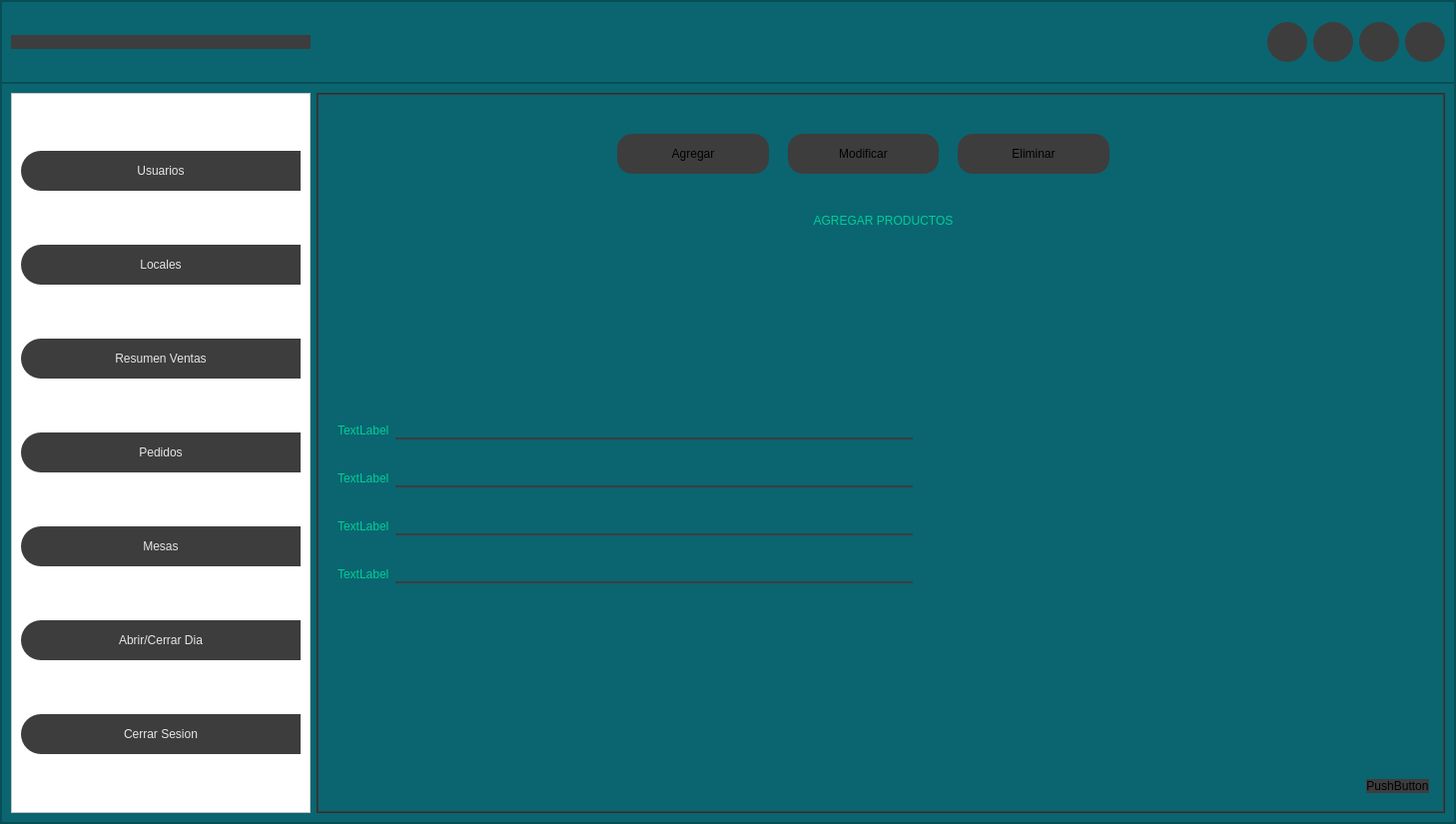
<?xml version="1.0" encoding="UTF-8"?>
<ui version="4.0">
 <class>MainWindow</class>
 <widget class="QMainWindow" name="MainWindow">
  <property name="geometry">
   <rect>
    <x>0</x>
    <y>0</y>
    <width>1458</width>
    <height>825</height>
   </rect>
  </property>
  <property name="windowTitle">
   <string>MainWindow</string>
  </property>
  <widget class="QWidget" name="centralwidget">
   <layout class="QVBoxLayout" name="verticalLayout">
    <property name="spacing">
     <number>0</number>
    </property>
    <property name="leftMargin">
     <number>0</number>
    </property>
    <property name="topMargin">
     <number>0</number>
    </property>
    <property name="rightMargin">
     <number>0</number>
    </property>
    <property name="bottomMargin">
     <number>0</number>
    </property>
    <item>
     <widget class="QFrame" name="frame">
      <property name="styleSheet">
       <string notr="true">background-color: rgb(10, 101, 112);</string>
      </property>
      <property name="frameShape">
       <enum>QFrame::StyledPanel</enum>
      </property>
      <property name="frameShadow">
       <enum>QFrame::Raised</enum>
      </property>
      <layout class="QVBoxLayout" name="verticalLayout_2" stretch="1,9">
       <property name="spacing">
        <number>0</number>
       </property>
       <property name="leftMargin">
        <number>0</number>
       </property>
       <property name="topMargin">
        <number>0</number>
       </property>
       <property name="rightMargin">
        <number>0</number>
       </property>
       <property name="bottomMargin">
        <number>0</number>
       </property>
       <item>
        <widget class="QFrame" name="frame_superior">
         <property name="minimumSize">
          <size>
           <width>0</width>
           <height>42</height>
          </size>
         </property>
         <property name="styleSheet">
          <string notr="true">QFrame{
background-color: rgb(10, 101, 112);
}

QPushButton{
background-color: #000000ff;
border-radius: 20px;
}

QPushButton{
background-color: rgb(61,61,61);
border-radius: 20px;
}

</string>
         </property>
         <property name="frameShape">
          <enum>QFrame::StyledPanel</enum>
         </property>
         <property name="frameShadow">
          <enum>QFrame::Raised</enum>
         </property>
         <layout class="QHBoxLayout" name="horizontalLayout">
          <item>
           <widget class="QPushButton" name="Boton_menu">
            <property name="minimumSize">
             <size>
              <width>300</width>
              <height>0</height>
             </size>
            </property>
            <property name="text">
             <string/>
            </property>
            <property name="icon">
             <iconset>
              <normaloff>../Imagenes/menu (1).png</normaloff>../Imagenes/menu (1).png</iconset>
            </property>
            <property name="iconSize">
             <size>
              <width>30</width>
              <height>30</height>
             </size>
            </property>
           </widget>
          </item>
          <item>
           <spacer name="horizontalSpacer">
            <property name="orientation">
             <enum>Qt::Horizontal</enum>
            </property>
            <property name="sizeHint" stdset="0">
             <size>
              <width>943</width>
              <height>20</height>
             </size>
            </property>
           </spacer>
          </item>
          <item>
           <widget class="QPushButton" name="Boton_minimizar">
            <property name="minimumSize">
             <size>
              <width>40</width>
              <height>40</height>
             </size>
            </property>
            <property name="text">
             <string/>
            </property>
            <property name="icon">
             <iconset>
              <normaloff>../Imagenes/minimizar-signo.png</normaloff>../Imagenes/minimizar-signo.png</iconset>
            </property>
            <property name="iconSize">
             <size>
              <width>30</width>
              <height>30</height>
             </size>
            </property>
           </widget>
          </item>
          <item>
           <widget class="QPushButton" name="Boton_restaurar">
            <property name="minimumSize">
             <size>
              <width>40</width>
              <height>40</height>
             </size>
            </property>
            <property name="text">
             <string/>
            </property>
            <property name="icon">
             <iconset>
              <normaloff>../Imagenes/minimizar.png</normaloff>../Imagenes/minimizar.png</iconset>
            </property>
            <property name="iconSize">
             <size>
              <width>30</width>
              <height>30</height>
             </size>
            </property>
           </widget>
          </item>
          <item>
           <widget class="QPushButton" name="Boton_maximizar">
            <property name="minimumSize">
             <size>
              <width>40</width>
              <height>40</height>
             </size>
            </property>
            <property name="text">
             <string/>
            </property>
            <property name="icon">
             <iconset>
              <normaloff>../Imagenes/maximizar.png</normaloff>../Imagenes/maximizar.png</iconset>
            </property>
            <property name="iconSize">
             <size>
              <width>30</width>
              <height>30</height>
             </size>
            </property>
           </widget>
          </item>
          <item>
           <widget class="QPushButton" name="Boton_cerrar">
            <property name="minimumSize">
             <size>
              <width>40</width>
              <height>40</height>
             </size>
            </property>
            <property name="text">
             <string/>
            </property>
            <property name="icon">
             <iconset>
              <normaloff>../Imagenes/cerrar.png</normaloff>../Imagenes/cerrar.png</iconset>
            </property>
            <property name="iconSize">
             <size>
              <width>30</width>
              <height>30</height>
             </size>
            </property>
           </widget>
          </item>
         </layout>
        </widget>
       </item>
       <item>
        <widget class="QFrame" name="frame_inferior">
         <property name="frameShape">
          <enum>QFrame::StyledPanel</enum>
         </property>
         <property name="frameShadow">
          <enum>QFrame::Raised</enum>
         </property>
         <layout class="QHBoxLayout" name="horizontalLayout_2">
          <item>
           <widget class="QFrame" name="frame_control">
            <property name="minimumSize">
             <size>
              <width>300</width>
              <height>0</height>
             </size>
            </property>
            <property name="maximumSize">
             <size>
              <width>0</width>
              <height>16777215</height>
             </size>
            </property>
            <property name="styleSheet">
             <string notr="true">QFrame{
	background-color: rgb(255, 255, 255);
}

QPushButton{
	background-color: rgb(61, 61, 61);
	border-top-left-radius: 20px;
	border-bottom-left-radius: 20px;
	color: rgb(230,230,230);
	font: 75 15pt &quot;Yu Gothic UI Semibold&quot;;
}

QpushButtom: hover{
	background-color: black;
	border-top-left-radius: 20px;
	border-bottom-left-radius: 20px;
	color: rgb(255,255,255);
	font: 75 15pt &quot;Yu Gothic UI Semibold&quot;;
}

</string>
            </property>
            <property name="frameShape">
             <enum>QFrame::StyledPanel</enum>
            </property>
            <property name="frameShadow">
             <enum>QFrame::Raised</enum>
            </property>
            <layout class="QVBoxLayout" name="verticalLayout_3">
             <item>
              <widget class="QPushButton" name="Boton_usuarios">
               <property name="minimumSize">
                <size>
                 <width>0</width>
                 <height>40</height>
                </size>
               </property>
               <property name="styleSheet">
                <string notr="true"/>
               </property>
               <property name="text">
                <string>Usuarios</string>
               </property>
              </widget>
             </item>
             <item>
              <widget class="QPushButton" name="Boton_locales">
               <property name="minimumSize">
                <size>
                 <width>0</width>
                 <height>40</height>
                </size>
               </property>
               <property name="styleSheet">
                <string notr="true"/>
               </property>
               <property name="text">
                <string>Locales</string>
               </property>
              </widget>
             </item>
             <item>
              <widget class="QPushButton" name="Boton_resumenVentas">
               <property name="minimumSize">
                <size>
                 <width>0</width>
                 <height>40</height>
                </size>
               </property>
               <property name="styleSheet">
                <string notr="true"/>
               </property>
               <property name="text">
                <string>Resumen Ventas</string>
               </property>
              </widget>
             </item>
             <item>
              <widget class="QPushButton" name="Boton_pedidos">
               <property name="minimumSize">
                <size>
                 <width>0</width>
                 <height>40</height>
                </size>
               </property>
               <property name="styleSheet">
                <string notr="true"/>
               </property>
               <property name="text">
                <string>Pedidos</string>
               </property>
              </widget>
             </item>
             <item>
              <widget class="QPushButton" name="Boton_mesas">
               <property name="minimumSize">
                <size>
                 <width>0</width>
                 <height>40</height>
                </size>
               </property>
               <property name="styleSheet">
                <string notr="true"/>
               </property>
               <property name="text">
                <string>Mesas</string>
               </property>
              </widget>
             </item>
             <item>
              <widget class="QPushButton" name="Boton_cerrarAbrirDia">
               <property name="minimumSize">
                <size>
                 <width>0</width>
                 <height>40</height>
                </size>
               </property>
               <property name="styleSheet">
                <string notr="true"/>
               </property>
               <property name="text">
                <string>Abrir/Cerrar Dia</string>
               </property>
              </widget>
             </item>
             <item>
              <widget class="QPushButton" name="Boton_cerrarSesion">
               <property name="minimumSize">
                <size>
                 <width>0</width>
                 <height>40</height>
                </size>
               </property>
               <property name="styleSheet">
                <string notr="true"/>
               </property>
               <property name="text">
                <string>Cerrar Sesion</string>
               </property>
              </widget>
             </item>
            </layout>
           </widget>
          </item>
          <item>
           <widget class="QFrame" name="frame_contenido">
            <property name="styleSheet">
             <string notr="true">QFrame{
background-color: rgb(61,61,61);
}

QLabel{
font: 75 15pt &quot;Yu Gothic UI Semibold&quot;;
background-color: #000000ff;
color:rgb(0,206,151);
border:0px solid#14C8DC;
}

QLineEdit{
border:0px;
color: rgb(0,0,0);
border-bottom:2px solid rgb(61,61,61);
font: 75 15pt &quot;Yu Gothic UI Semibold&quot;;
}

QPushButton{
background-color: rgb(61,61,61);
border-radius: 15px;
color:  rgb(0,0,0);
font: 75 15pt &quot;Yu Gothic UI Semibold&quot;;

}
QPushButton:hover{
background-color: rgb(0, 206, 151);
border-radius: 15px;
color:  rgb(230,230,230);
font: 75 15pt &quot;Yu Gothic UI Semibold&quot;;
}

QTableWidget{
background-color: rgb(130,130,130);
color:  rgb(230,230,230);
grindline-color: rgb(0, 206, 151);
font-size: 12pt;
color: #000000;
}

QHeaderView::section{
background-color: rgb(0, 206, 151);
border:1px solid rgb(0,0,0);
font-size: 12pt;
}

QTableWindget QTableCornerButtom::section{
background-color: rgb(130,130,130);
color:  rgb(0, 206, 151);
}
</string>
            </property>
            <property name="frameShape">
             <enum>QFrame::StyledPanel</enum>
            </property>
            <property name="frameShadow">
             <enum>QFrame::Raised</enum>
            </property>
            <layout class="QVBoxLayout" name="verticalLayout_4" stretch="0">
             <property name="spacing">
              <number>1</number>
             </property>
             <property name="leftMargin">
              <number>1</number>
             </property>
             <property name="topMargin">
              <number>1</number>
             </property>
             <property name="rightMargin">
              <number>1</number>
             </property>
             <property name="bottomMargin">
              <number>1</number>
             </property>
             <item>
              <widget class="QStackedWidget" name="stacked_Menu">
               <property name="currentIndex">
                <number>0</number>
               </property>
               <widget class="QWidget" name="pagina_usuarios">
                <widget class="QStackedWidget" name="stacked_PaginaUuario">
                 <property name="geometry">
                  <rect>
                   <x>10</x>
                   <y>110</y>
                   <width>1111</width>
                   <height>601</height>
                  </rect>
                 </property>
                 <property name="currentIndex">
                  <number>0</number>
                 </property>
                 <widget class="QWidget" name="Pagina_AgregarUsuario">
                  <layout class="QVBoxLayout" name="verticalLayout_8">
                   <item>
                    <widget class="QLabel" name="label_5">
                     <property name="text">
                      <string>AGREGAR PRODUCTOS</string>
                     </property>
                     <property name="alignment">
                      <set>Qt::AlignCenter</set>
                     </property>
                    </widget>
                   </item>
                   <item>
                    <spacer name="verticalSpacer">
                     <property name="orientation">
                      <enum>Qt::Vertical</enum>
                     </property>
                     <property name="sizeHint" stdset="0">
                      <size>
                       <width>20</width>
                       <height>40</height>
                      </size>
                     </property>
                    </spacer>
                   </item>
                   <item>
                    <layout class="QHBoxLayout" name="horizontalLayout_5">
                     <item>
                      <layout class="QVBoxLayout" name="verticalLayout_7">
                       <property name="spacing">
                        <number>30</number>
                       </property>
                       <item>
                        <widget class="QLabel" name="label_7">
                         <property name="text">
                          <string>TextLabel</string>
                         </property>
                        </widget>
                       </item>
                       <item>
                        <widget class="QLabel" name="label_2">
                         <property name="text">
                          <string>TextLabel</string>
                         </property>
                        </widget>
                       </item>
                       <item>
                        <widget class="QLabel" name="label_3">
                         <property name="text">
                          <string>TextLabel</string>
                         </property>
                        </widget>
                       </item>
                       <item>
                        <widget class="QLabel" name="label_4">
                         <property name="text">
                          <string>TextLabel</string>
                         </property>
                        </widget>
                       </item>
                      </layout>
                     </item>
                     <item>
                      <layout class="QVBoxLayout" name="verticalLayout_6">
                       <property name="spacing">
                        <number>30</number>
                       </property>
                       <item>
                        <widget class="QLineEdit" name="lineEdit_4"/>
                       </item>
                       <item>
                        <widget class="QLineEdit" name="lineEdit"/>
                       </item>
                       <item>
                        <widget class="QLineEdit" name="lineEdit_2"/>
                       </item>
                       <item>
                        <widget class="QLineEdit" name="lineEdit_3"/>
                       </item>
                      </layout>
                     </item>
                     <item>
                      <spacer name="horizontalSpacer_4">
                       <property name="orientation">
                        <enum>Qt::Horizontal</enum>
                       </property>
                       <property name="sizeHint" stdset="0">
                        <size>
                         <width>40</width>
                         <height>20</height>
                        </size>
                       </property>
                      </spacer>
                     </item>
                    </layout>
                   </item>
                   <item>
                    <spacer name="verticalSpacer_2">
                     <property name="orientation">
                      <enum>Qt::Vertical</enum>
                     </property>
                     <property name="sizeHint" stdset="0">
                      <size>
                       <width>20</width>
                       <height>40</height>
                      </size>
                     </property>
                    </spacer>
                   </item>
                   <item>
                    <layout class="QHBoxLayout" name="horizontalLayout_6">
                     <item>
                      <widget class="QLabel" name="label_6">
                       <property name="minimumSize">
                        <size>
                         <width>200</width>
                         <height>0</height>
                        </size>
                       </property>
                       <property name="text">
                        <string/>
                       </property>
                       <property name="alignment">
                        <set>Qt::AlignCenter</set>
                       </property>
                      </widget>
                     </item>
                     <item>
                      <spacer name="horizontalSpacer_3">
                       <property name="orientation">
                        <enum>Qt::Horizontal</enum>
                       </property>
                       <property name="sizeHint" stdset="0">
                        <size>
                         <width>40</width>
                         <height>20</height>
                        </size>
                       </property>
                      </spacer>
                     </item>
                     <item>
                      <widget class="QPushButton" name="pushButton">
                       <property name="text">
                        <string>PushButton</string>
                       </property>
                      </widget>
                     </item>
                    </layout>
                   </item>
                  </layout>
                 </widget>
                 <widget class="QWidget" name="Pagina_EliminarUsuario">
                  <layout class="QVBoxLayout" name="verticalLayout_12">
                   <item>
                    <widget class="QLabel" name="label_16">
                     <property name="text">
                      <string>ELIMINAR USUARIO</string>
                     </property>
                     <property name="alignment">
                      <set>Qt::AlignCenter</set>
                     </property>
                    </widget>
                   </item>
                   <item>
                    <layout class="QHBoxLayout" name="horizontalLayout_10">
                     <item>
                      <widget class="QLabel" name="label_17">
                       <property name="text">
                        <string>NOMBRE</string>
                       </property>
                      </widget>
                     </item>
                     <item>
                      <widget class="QLineEdit" name="lineEdit_11"/>
                     </item>
                     <item>
                      <widget class="QPushButton" name="pushButton_4">
                       <property name="minimumSize">
                        <size>
                         <width>0</width>
                         <height>30</height>
                        </size>
                       </property>
                       <property name="text">
                        <string>BUSCAR</string>
                       </property>
                      </widget>
                     </item>
                    </layout>
                   </item>
                   <item>
                    <widget class="QTableWidget" name="tableWidget">
                     <column>
                      <property name="text">
                       <string>Nombre</string>
                      </property>
                     </column>
                     <column>
                      <property name="text">
                       <string>Producto</string>
                      </property>
                     </column>
                     <column>
                      <property name="text">
                       <string>Contrasena</string>
                      </property>
                     </column>
                     <column>
                      <property name="text">
                       <string/>
                      </property>
                     </column>
                    </widget>
                   </item>
                   <item>
                    <layout class="QHBoxLayout" name="horizontalLayout_11">
                     <item>
                      <widget class="QLabel" name="label_18">
                       <property name="minimumSize">
                        <size>
                         <width>200</width>
                         <height>30</height>
                        </size>
                       </property>
                       <property name="text">
                        <string>TextLabel</string>
                       </property>
                      </widget>
                     </item>
                     <item>
                      <spacer name="horizontalSpacer_7">
                       <property name="orientation">
                        <enum>Qt::Horizontal</enum>
                       </property>
                       <property name="sizeHint" stdset="0">
                        <size>
                         <width>40</width>
                         <height>20</height>
                        </size>
                       </property>
                      </spacer>
                     </item>
                     <item>
                      <widget class="QPushButton" name="pushButton_5">
                       <property name="minimumSize">
                        <size>
                         <width>120</width>
                         <height>30</height>
                        </size>
                       </property>
                       <property name="text">
                        <string>ELIMINAR</string>
                       </property>
                      </widget>
                     </item>
                    </layout>
                   </item>
                  </layout>
                 </widget>
                 <widget class="QWidget" name="Pagina_ModificarUsuario">
                  <layout class="QVBoxLayout" name="verticalLayout_11">
                   <item>
                    <widget class="QLabel" name="label_15">
                     <property name="text">
                      <string>MODIFICAR USUARIO</string>
                     </property>
                     <property name="alignment">
                      <set>Qt::AlignCenter</set>
                     </property>
                    </widget>
                   </item>
                   <item>
                    <layout class="QHBoxLayout" name="horizontalLayout_9">
                     <item>
                      <widget class="QLabel" name="label_8">
                       <property name="text">
                        <string>TextLabel</string>
                       </property>
                      </widget>
                     </item>
                     <item>
                      <widget class="QLineEdit" name="lineEdit_5"/>
                     </item>
                     <item>
                      <widget class="QPushButton" name="pushButton_3">
                       <property name="text">
                        <string>PushButton</string>
                       </property>
                      </widget>
                     </item>
                    </layout>
                   </item>
                   <item>
                    <spacer name="verticalSpacer_4">
                     <property name="orientation">
                      <enum>Qt::Vertical</enum>
                     </property>
                     <property name="sizeHint" stdset="0">
                      <size>
                       <width>20</width>
                       <height>40</height>
                      </size>
                     </property>
                    </spacer>
                   </item>
                   <item>
                    <layout class="QHBoxLayout" name="horizontalLayout_8">
                     <item>
                      <layout class="QVBoxLayout" name="verticalLayout_10">
                       <item>
                        <widget class="QLabel" name="label_9">
                         <property name="text">
                          <string>TextLabel</string>
                         </property>
                        </widget>
                       </item>
                       <item>
                        <widget class="QLabel" name="label_10">
                         <property name="text">
                          <string>TextLabel</string>
                         </property>
                        </widget>
                       </item>
                       <item>
                        <widget class="QLabel" name="label_11">
                         <property name="text">
                          <string>TextLabel</string>
                         </property>
                        </widget>
                       </item>
                       <item>
                        <widget class="QLabel" name="label_12">
                         <property name="text">
                          <string>TextLabel</string>
                         </property>
                        </widget>
                       </item>
                       <item>
                        <widget class="QLabel" name="label_13">
                         <property name="text">
                          <string>TextLabel</string>
                         </property>
                        </widget>
                       </item>
                      </layout>
                     </item>
                     <item>
                      <layout class="QVBoxLayout" name="verticalLayout_9">
                       <property name="spacing">
                        <number>30</number>
                       </property>
                       <item>
                        <widget class="QLineEdit" name="lineEdit_6"/>
                       </item>
                       <item>
                        <widget class="QLineEdit" name="lineEdit_7"/>
                       </item>
                       <item>
                        <widget class="QLineEdit" name="lineEdit_8"/>
                       </item>
                       <item>
                        <widget class="QLineEdit" name="lineEdit_9"/>
                       </item>
                       <item>
                        <widget class="QLineEdit" name="lineEdit_10"/>
                       </item>
                      </layout>
                     </item>
                     <item>
                      <spacer name="horizontalSpacer_6">
                       <property name="orientation">
                        <enum>Qt::Horizontal</enum>
                       </property>
                       <property name="sizeHint" stdset="0">
                        <size>
                         <width>40</width>
                         <height>20</height>
                        </size>
                       </property>
                      </spacer>
                     </item>
                    </layout>
                   </item>
                   <item>
                    <spacer name="verticalSpacer_3">
                     <property name="orientation">
                      <enum>Qt::Vertical</enum>
                     </property>
                     <property name="sizeHint" stdset="0">
                      <size>
                       <width>20</width>
                       <height>40</height>
                      </size>
                     </property>
                    </spacer>
                   </item>
                   <item>
                    <layout class="QHBoxLayout" name="horizontalLayout_7">
                     <item>
                      <widget class="QLabel" name="label_14">
                       <property name="minimumSize">
                        <size>
                         <width>0</width>
                         <height>50</height>
                        </size>
                       </property>
                       <property name="text">
                        <string/>
                       </property>
                      </widget>
                     </item>
                     <item>
                      <spacer name="horizontalSpacer_5">
                       <property name="orientation">
                        <enum>Qt::Horizontal</enum>
                       </property>
                       <property name="sizeHint" stdset="0">
                        <size>
                         <width>40</width>
                         <height>20</height>
                        </size>
                       </property>
                      </spacer>
                     </item>
                     <item>
                      <widget class="QPushButton" name="pushButton_2">
                       <property name="text">
                        <string>PushButton</string>
                       </property>
                      </widget>
                     </item>
                    </layout>
                   </item>
                  </layout>
                 </widget>
                </widget>
                <widget class="QWidget" name="">
                 <property name="geometry">
                  <rect>
                   <x>290</x>
                   <y>10</y>
                   <width>511</width>
                   <height>98</height>
                  </rect>
                 </property>
                 <layout class="QHBoxLayout" name="horizontalLayout_4">
                  <property name="spacing">
                   <number>19</number>
                  </property>
                  <property name="leftMargin">
                   <number>9</number>
                  </property>
                  <property name="topMargin">
                   <number>9</number>
                  </property>
                  <property name="rightMargin">
                   <number>9</number>
                  </property>
                  <property name="bottomMargin">
                   <number>9</number>
                  </property>
                  <item>
                   <widget class="QPushButton" name="Boton_AgregarUsuario">
                    <property name="minimumSize">
                     <size>
                      <width>80</width>
                      <height>40</height>
                     </size>
                    </property>
                    <property name="text">
                     <string>Agregar</string>
                    </property>
                   </widget>
                  </item>
                  <item>
                   <widget class="QPushButton" name="Boton_ModificaUsuario">
                    <property name="minimumSize">
                     <size>
                      <width>80</width>
                      <height>40</height>
                     </size>
                    </property>
                    <property name="text">
                     <string>Modificar</string>
                    </property>
                   </widget>
                  </item>
                  <item>
                   <widget class="QPushButton" name="Boton_EliminarUsuario">
                    <property name="minimumSize">
                     <size>
                      <width>80</width>
                      <height>40</height>
                     </size>
                    </property>
                    <property name="maximumSize">
                     <size>
                      <width>300</width>
                      <height>16777215</height>
                     </size>
                    </property>
                    <property name="text">
                     <string>Eliminar</string>
                    </property>
                   </widget>
                  </item>
                 </layout>
                </widget>
               </widget>
               <widget class="QWidget" name="pagina_ResumenV">
                <layout class="QVBoxLayout" name="verticalLayout_5">
                 <item>
                  <widget class="QLabel" name="label">
                   <property name="frameShadow">
                    <enum>QFrame::Plain</enum>
                   </property>
                   <property name="text">
                    <string>PRODUCTOS</string>
                   </property>
                   <property name="alignment">
                    <set>Qt::AlignCenter</set>
                   </property>
                  </widget>
                 </item>
                 <item>
                  <widget class="QTableWidget" name="Tabla_basedatos">
                   <column>
                    <property name="text">
                     <string>Producto</string>
                    </property>
                    <property name="textAlignment">
                     <set>AlignLeading|AlignVCenter</set>
                    </property>
                   </column>
                   <column>
                    <property name="text">
                     <string>Local</string>
                    </property>
                   </column>
                   <column>
                    <property name="text">
                     <string>Cantidad</string>
                    </property>
                   </column>
                   <column>
                    <property name="text">
                     <string>Precio Unidad</string>
                    </property>
                   </column>
                   <column>
                    <property name="text">
                     <string>Total</string>
                    </property>
                   </column>
                  </widget>
                 </item>
                 <item>
                  <layout class="QHBoxLayout" name="horizontalLayout_3">
                   <item>
                    <spacer name="horizontalSpacer_2">
                     <property name="orientation">
                      <enum>Qt::Horizontal</enum>
                     </property>
                     <property name="sizeHint" stdset="0">
                      <size>
                       <width>40</width>
                       <height>20</height>
                      </size>
                     </property>
                    </spacer>
                   </item>
                   <item>
                    <widget class="QPushButton" name="Boton_ActualizarBase">
                     <property name="minimumSize">
                      <size>
                       <width>30</width>
                       <height>40</height>
                      </size>
                     </property>
                     <property name="text">
                      <string>Refrescar</string>
                     </property>
                    </widget>
                   </item>
                  </layout>
                 </item>
                </layout>
               </widget>
               <widget class="QWidget" name="Pagina_Pedidos"/>
               <widget class="QWidget" name="Pagina_Mesas"/>
               <widget class="QWidget" name="Pagina_AbrirCerrarDia"/>
               <widget class="QWidget" name="Pagina_cerrarSesion"/>
               <widget class="QWidget" name="pagina_locales"/>
              </widget>
             </item>
            </layout>
           </widget>
          </item>
         </layout>
        </widget>
       </item>
      </layout>
     </widget>
    </item>
   </layout>
  </widget>
 </widget>
 <resources/>
 <connections/>
</ui>
